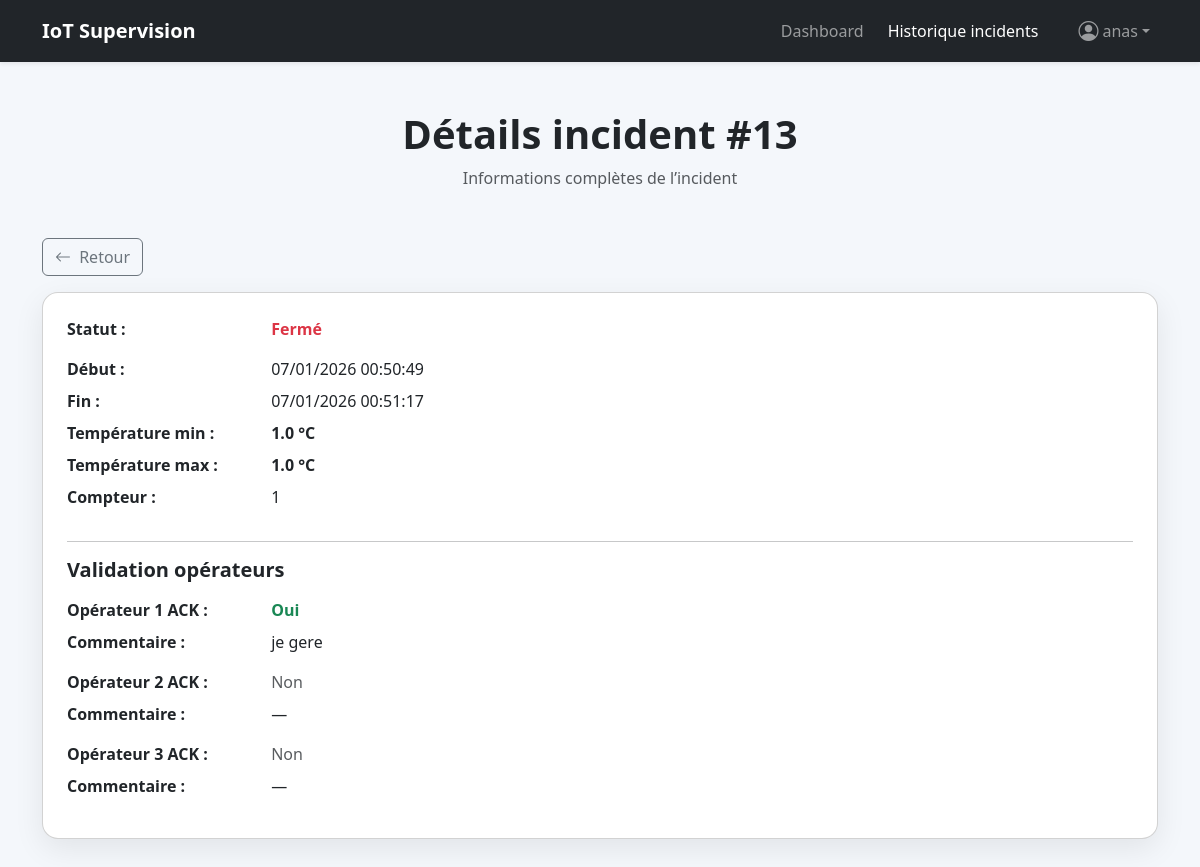
Screenshot of /incident/13/ (signed in) with the database file from the repository.
### DHT/models.py (models this page shows, shortened)
class Incident(models.Model):
    start_at = models.DateTimeField(auto_now_add=True)
    end_at = models.DateTimeField(null=True, blank=True)
    is_open = models.BooleanField(default=True)
    counter = models.IntegerField(default=0)
    min_temp = models.FloatField(null=True, blank=True)
    max_temp = models.FloatField(default=0)
    op1_ack = models.BooleanField(default=False)
    op2_ack = models.BooleanField(default=False)
    op3_ack = models.BooleanField(default=False)
    op1_comment = models.TextField(blank=True)
    op2_comment = models.TextField(blank=True)
    op3_comment = models.TextField(blank=True)
    op1_saved_at = models.DateTimeField(null=True, blank=True)
    op2_saved_at = models.DateTimeField(null=True, blank=True)
    op3_saved_at = models.DateTimeField(null=True, blank=True)

### DHT/views.py (the view)
# urls.py: path("incident/<int:pk>/", views.incident_detail, name="incident_detail"),
@login_required
def incident_detail(request, pk):
    incident = get_object_or_404(Incident, pk=pk)
    return render(request, "incident_detail.html", {"incident": incident})

### templates/incident_detail.html (shortened to what this page needs)
<!doctype html>
<html lang="fr">
<head>
  <link href="https://cdn.jsdelivr.net/npm/bootstrap@5.3.2/dist/css/bootstrap.min.css" rel="stylesheet">
  <link href="https://cdn.jsdelivr.net/npm/bootstrap-icons@1.11.1/font/bootstrap-icons.css" rel="stylesheet">
</head>
<body>
<nav class="navbar navbar-dark navbar-expand-lg bg-dark shadow-sm">
  <div class="container">
    <a class="navbar-brand fw-bold" href="#">IoT Supervision</a>
    <div class="collapse navbar-collapse show">
      <ul class="navbar-nav ms-auto align-items-center gap-2">
        <li class="nav-item">
          <a class="nav-link" href="/">Dashboard</a>
        </li>
        <li class="nav-item">
          <a class="nav-link active" href="/incident/archive/">Historique incidents</a>
        </li>
        <li class="nav-item dropdown ms-3">
          <a class="nav-link dropdown-toggle d-flex align-items-center"
             href="#"
             role="button"
             data-bs-toggle="dropdown"
             aria-expanded="false">
            <i class="bi bi-person-circle fs-5 me-1"></i>
            {{ request.user.username }}
          </a>
        </li>
      </ul>
    </div>
  </div>
</nav>
<div class="container my-5 text-center">
  <h1 class="fw-bold">Détails incident #{{ incident.id }}</h1>
  <p class="text-muted">Informations complètes de l’incident</p>
</div>
<div class="container mb-3">
  <a href="{% url 'incident_archive' %}" class="btn btn-outline-secondary">
    <i class="bi bi-arrow-left me-1"></i> Retour
  </a>
</div>
<div class="container mb-5">
  <div class="card card-box p-4">
    <div class="mb-3">
      <span class="label">Statut :</span>
      {% if incident.is_open %}
        <span class="fw-semibold text-success">Ouvert</span>
      {% else %}
        <span class="fw-semibold text-danger">Fermé</span>
      {% endif %}
    </div>
    <div class="mb-2">
      <span class="label">Début :</span>
      {{ incident.start_at|date:"d/m/Y H:i:s" }}
    </div>
    <div class="mb-2">
      <span class="label">Fin :</span>
      {% if incident.is_open %}
        <span class="text-success fw-semibold">En cours</span>
      {% else %}
        {{ incident.end_at|date:"d/m/Y H:i:s" }}
      {% endif %}
    </div>
    <div class="mb-2">
      <span class="label">Température min :</span>
      <span class="fw-semibold">{{ incident.min_temp }} °C</span>
    </div>
    <div class="mb-2">
      <span class="label">Température max :</span>
      <span class="fw-semibold">{{ incident.max_temp }} °C</span>
    </div>
    <div class="mb-3">
      <span class="label">Compteur :</span>
      {{ incident.counter }}
    </div>
    <hr>
    <h5 class="fw-bold mb-3">Validation opérateurs</h5>
    <div class="mb-2">
      <span class="label">Opérateur 1 ACK :</span>
      {% if incident.op1_ack %}
        <span class="text-success fw-semibold">Oui</span>
      {% else %}
        <span class="text-muted">Non</span>
      {% endif %}
    </div>
    <div class="mb-3">
      <span class="label">Commentaire :</span>
      {{ incident.op1_comment|default:"—" }}
    </div>
    <div class="mb-2">
      <span class="label">Opérateur 2 ACK :</span>
      {% if incident.op2_ack %}
        <span class="text-success fw-semibold">Oui</span>
      {% else %}
        <span class="text-muted">Non</span>
      {% endif %}
    </div>
    <div class="mb-3">
      <span class="label">Commentaire :</span>
      {{ incident.op2_comment|default:"—" }}
    </div>
    <div class="mb-2">
      <span class="label">Opérateur 3 ACK :</span>
      {% if incident.op3_ack %}
        <span class="text-success fw-semibold">Oui</span>
      {% else %}
        <span class="text-muted">Non</span>
      {% endif %}
    </div>
    <div class="mb-3">
      <span class="label">Commentaire :</span>
      {{ incident.op3_comment|default:"—" }}
    </div>
  </div>
</div>
</body>
</html>

### templates/incident_detail.html (style rules this page uses)
body { background: #f4f7fb; }
.card-box { border-radius: 1rem; box-shadow: 0 10px 30px rgba(0,0,0,.08); }
.label { font-weight: 600; width: 200px; display: inline-block; }

### rows the page displays
Incident: id "13", start_at "07/01/2026 00:50:49", end_at "07/01/2026 00:51:17", min_temp "1.0", max_temp "1.0", counter "1", op1_comment "je gere", op2_comment "—", op3_comment "—"

### other values shown
{{ request.user.username }} "anas"
